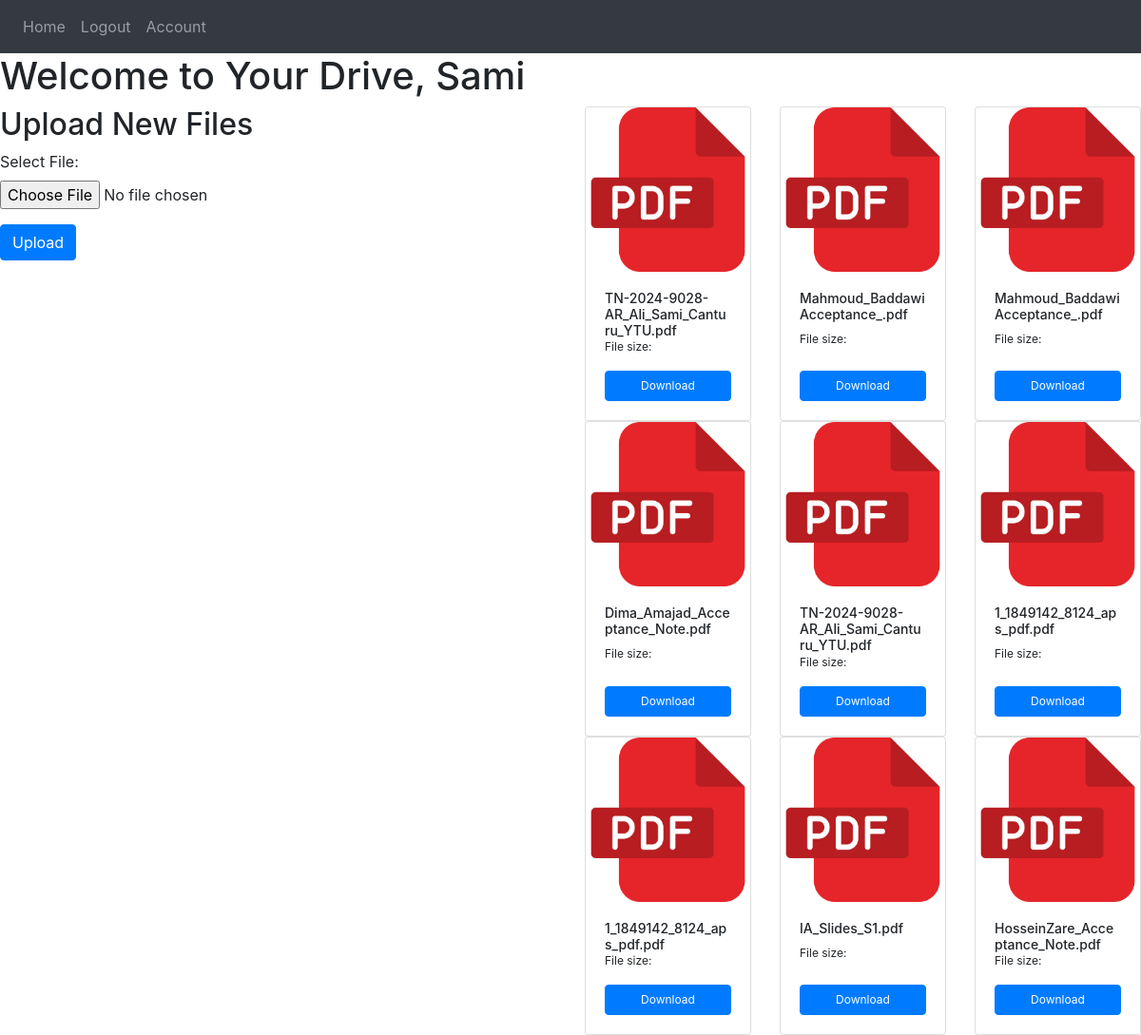
The page /home (signed in) on the database as committed earlier.
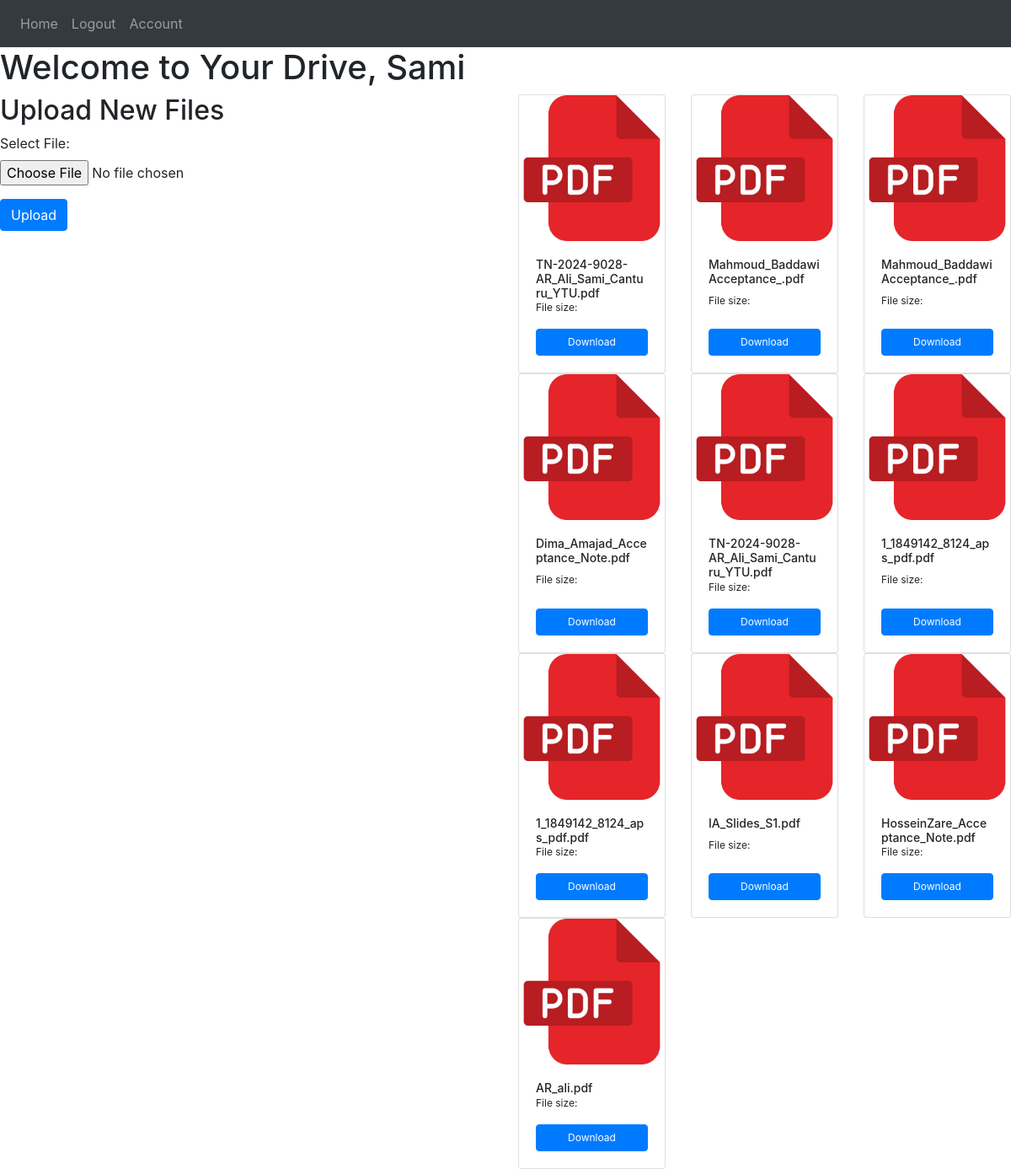
The same page on the database as committed later.
### website/models.py (models this page shows, shortened)
class User(db.Model, UserMixin):
    __tablename__='User'
    id=db.Column(db.Integer, primary_key=True)
    email = db.Column(db.String(150))
    password = db.Column(db.String(150))
    first_name = db.Column(db.String(150))

class File(db.Model):
    __tablename__ = 'file'  # Use lowercase for the table name
    id = db.Column(db.Integer, primary_key=True)
    file_name = db.Column(db.String(255), nullable=False)
    file_size = db.Column(db.Integer)
    file_path = db.Column(db.String(255), nullable=False)
    upload_date = db.Column(db.DateTime, default=func.now())
    user_id = db.Column(db.Integer, db.ForeignKey('User.id'), nullable=False)  # Correct casing for the table name
    user = db.relationship('User', backref=db.backref('files', lazy=True)) # Establish a one-to-many relationship with the User model

### website/views.py (the view)
@views.route('/home', methods=['get','POST'])
@login_required
def drive():
    print(current_user.is_authenticated)
    if current_user.is_authenticated:
        user_id = current_user.id
        username = current_user.first_name
        print(f"User ID: {user_id}, Username: {username}")
    else:
        print("Not logged in")
    user_files = File.query.filter_by(user_id=current_user.id).with_entities(File.file_name).all()
    print("Uploaded files are: ", user_files)
    file_icons = [{'name': file.file_name, 'icon': get_icon(file.file_name)} for file in user_files]
    return render_template('drive.html', user=current_user, files=file_icons)

### website/views.py (called while the page is built)
def get_icon(filename):
    _, extension = os.path.splitext(filename.lower())
    if extension == '.pdf':
        return 'pdf.png'
    elif extension in ('.jpg', '.jpeg', '.png', '.gif'):
        return 'image.png'
    else:
        return 'cloud.png'  # Default icon for unknown file types

### website/templates/drive.html (shortened to what this page needs)
{% extends "base.html" %}
{% block content %}
<h1> Welcome to Your Drive, {{ user.first_name }}</h1>
<div class="row">
    <div class="col-md-6">
        <form method="POST" enctype="multipart/form-data" action="/upload">
            <div class="form-group">
                <h2>Upload New Files</h2>
                <label for="file">Select File:</label>
                <input type="file" class="form-control-file" id="file" name="file">
            </div>
            <button type="submit" class="btn btn-primary">Upload</button>
        </form>
    </div>
    <div class="col-md-6">
        <div class="row">
            {% for file in files %}
            <div class="col-md-4">
                <div class="card h-100">
                    <img class="card-img-top" src="{{ url_for('static', filename='icons/' + file.icon) }}"
                        alt="File Icon" max-width="100%" max-height="100%">
                    <div class="card-body d-flex flex-column">
                        <h5 class="card-title mb-auto" style="font-size: 14px;">{{ file.name }}</h5>
                        <p class="card-text" style="font-size: 12px;">File size: {{ file.size }}</p>
                        <a href="{{ url_for('views.download_file', filename=file.name) }}" class="btn btn-primary mt-auto" style="font-size: 12px;">Download</a>
                    </div>
                </div>
            </div>
            {% endfor %}
        </div>
    </div>
</div>
{% endblock %}

### website/templates/base.html (shortened to what this page needs)
<!DOCTYPE html>
<html lang="en">
<head>
    <link rel="stylesheet" href="https://stackpath.bootstrapcdn.com/bootstrap/4.4.1/css/bootstrap.min.css"
 />
    <link rel="stylesheet" href="https://stackpath.bootstrapcdn.com/font-awesome/4.7.0/css/font-awesome.min.css"
 />
</head>
<body>
    <nav class="navbar navbar-expand-lg navbar-dark bg-dark">
        <div class="collapse navbar-collapse" id="navbar">
            <div class="navbar-nav">
                <a class="nav-item nav-link" id="home" href="/home">Home</a>
                <a class="nav-item nav-link" id="logout" href="/logout">Logout</a>
                <a class="nav-item nav-link" id="logout" href="/account">Account</a>
            </div>
        </div>
    </nav>
    {% block content %} This is Base {% endblock %}
</body>
</html>

Rows that differ between the two databases and show on the page:
added File: name "AR_ali.pdf"
